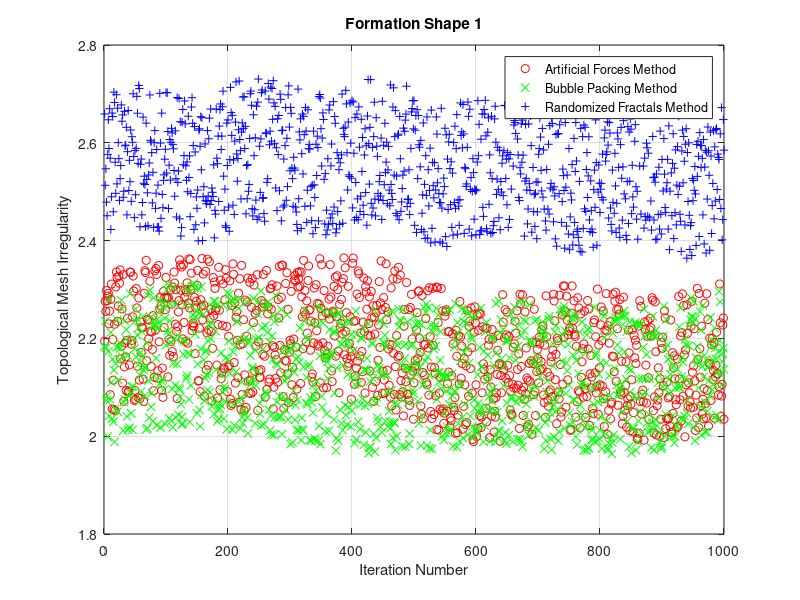
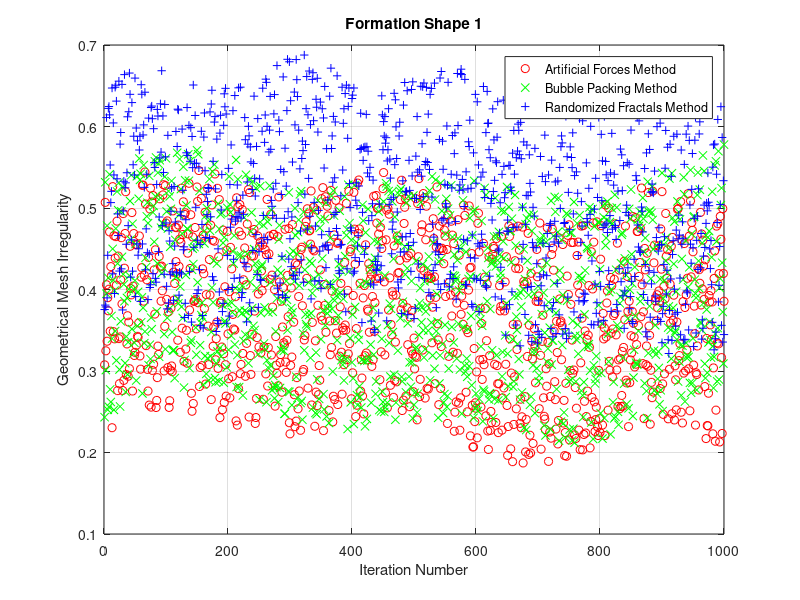
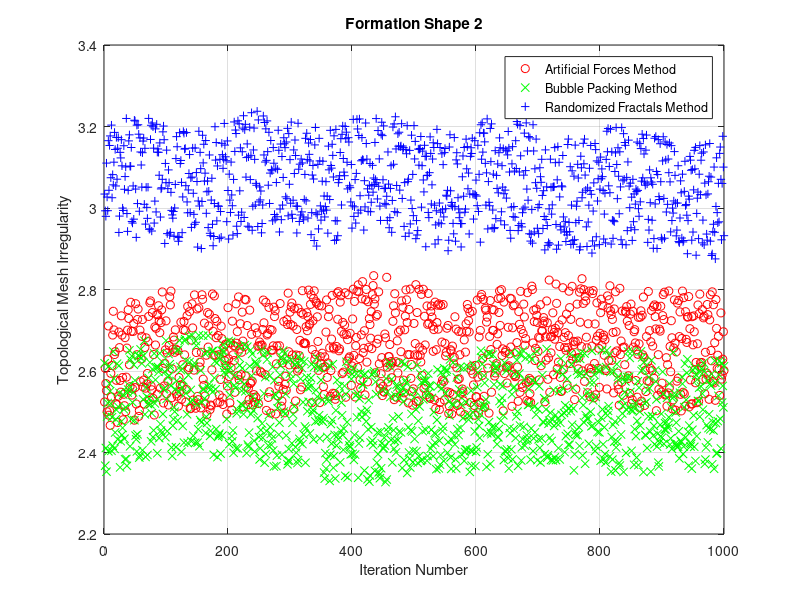
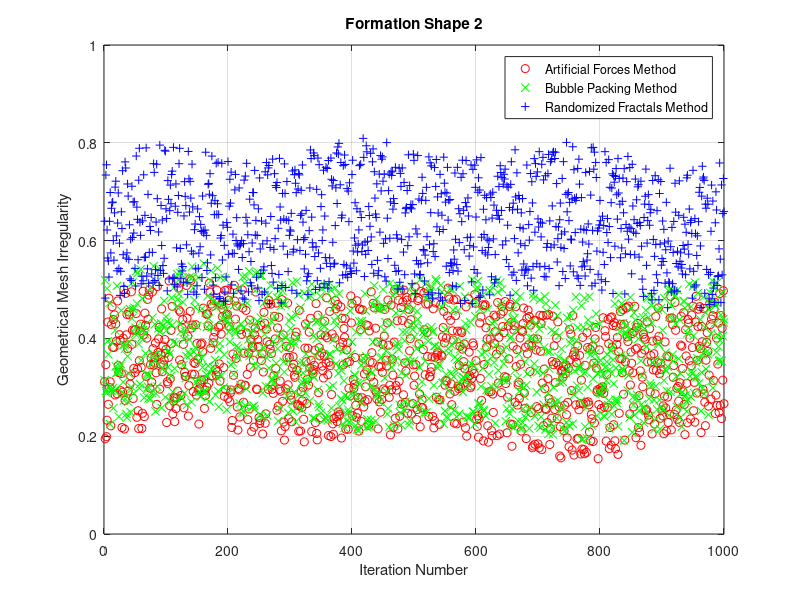

MATLAB code for these plots, in order:
close all
clear all
clc
iteration_count = 1000;


artificial_forces_t_1  =2.03;
bubble_packing_t_1     =1.98;
randomized_fractals_t_1 = 2.4;

artificial_forces_t_2  =2.45;
bubble_packing_t_2     =2.35;
randomized_fractals_t_2 = 2.9;


artificial_forces_g_1  =0.22;
bubble_packing_g_1     =0.24;
randomized_fractals_g_1 = 0.35;

artificial_forces_g_2  =0.19;
bubble_packing_g_2     =0.22;
randomized_fractals_g_2 = 0.47;

noise_amplitude = 0.3;
a_t1 = noise_amplitude * rand(iteration_count,1);
b_t1 = noise_amplitude * rand(iteration_count,1);
r_t1 = noise_amplitude * rand(iteration_count,1);
a_t2 = noise_amplitude * rand(iteration_count,1);
b_t2 = noise_amplitude * rand(iteration_count,1);
r_t2 = noise_amplitude * rand(iteration_count,1);

a_g1 = noise_amplitude * rand(iteration_count,1);
b_g1 = noise_amplitude * rand(iteration_count,1);
r_g1 = noise_amplitude * rand(iteration_count,1);
a_g2 = noise_amplitude * rand(iteration_count,1);
b_g2 = noise_amplitude * rand(iteration_count,1);
r_g2 = noise_amplitude * rand(iteration_count,1);

f1 = 0.3;
f2 = 0.2;
f3 = 0.5;
fy = 1 / 10;
fr = 0.1;
amplitude = 0.02;

sampling = 100;
i = 1/sampling : 1/sampling : iteration_count/sampling;

%shape 1 
a_f_t = amplitude * sin(2*pi*f1*i) + amplitude * sin(2*pi*fr*i) + amplitude*1 * sin(2*pi*fy*i);
b_f_t = amplitude * sin(2*pi*f2*i) + amplitude * sin(2*pi*(fr+0.02)*i);
r_f_t = amplitude * sin(2*pi*f3*i) + amplitude * sin(2*pi*(fr-0.02)*i);


AT1 = artificial_forces_t_1   * ones(iteration_count,1) + a_t1 + a_f_t';
BT1 = bubble_packing_t_1      * ones(iteration_count,1) + b_t1 + b_f_t';
RT1 = randomized_fractals_t_1 * ones(iteration_count,1) + r_t1 + r_f_t';
figure
plot(AT1,'ro')
hold on
grid on
plot(BT1,'gx')
plot(RT1, 'b+')
legend('Artificial Forces Method','Bubble Packing Method','Randomized Fractals Method')
xlabel('Iteration Number')
ylabel('Topological Mesh Irregularity')
title('Formation Shape 1')

a_f_g = amplitude * sin(2*pi*(f1-0.04)*i) + amplitude * sin(2*pi*fr*i);
b_f_g = amplitude * sin(2*pi*(f2+0.02)*i) + amplitude * sin(2*pi*(fr+0.02)*i);
r_f_g = amplitude * sin(2*pi*(f3-0.1)*i) + amplitude * sin(2*pi*(fr-0.02)*i);


AG1 = artificial_forces_g_1   * ones(iteration_count,1) + a_g1 + a_f_g';
BG1 = bubble_packing_g_1      * ones(iteration_count,1) + b_g1 + b_f_g';
RG1 = randomized_fractals_g_1 * ones(iteration_count,1) + r_g1 + r_f_g';
figure
plot(AG1,'ro')
hold on
grid on
plot(BG1,'gx')
plot(RG1, 'b+')
legend('Artificial Forces Method','Bubble Packing Method','Randomized Fractals Method')
xlabel('Iteration Number')
ylabel('Geometrical Mesh Irregularity')
title('Formation Shape 1')
%shape 1

%shape 2 
a_f_t = amplitude * sin(2*pi*f1*i) + amplitude * sin(2*pi*fr*i) + amplitude*4 * sin(2*pi*fy*0.3*i);
b_f_t = amplitude * sin(2*pi*f2*i) + amplitude * sin(2*pi*(fr+0.04)*i);
r_f_t = amplitude * sin(2*pi*f3*i) + amplitude * sin(2*pi*(fr-0.03)*i);

AT2 = artificial_forces_t_2   * ones(iteration_count,1) + a_t2 + a_f_t';
BT2 = bubble_packing_t_2      * ones(iteration_count,1) + b_t2 + b_f_t';
RT2 = randomized_fractals_t_2 * ones(iteration_count,1) + r_t2 + r_f_t';
figure
plot(AT2,'ro')
hold on
grid on
plot(BT2,'gx')
plot(RT2, 'b+')
legend('Artificial Forces Method','Bubble Packing Method','Randomized Fractals Method')
xlabel('Iteration Number')
ylabel('Topological Mesh Irregularity')
title('Formation Shape 2')

a_f_g = amplitude * sin(2*pi*(f1-0.07)*i) + amplitude * sin(2*pi*fr*i);
b_f_g = amplitude * sin(2*pi*(f2+0.01)*i) + amplitude * sin(2*pi*(fr+0.01)*i);
r_f_g = amplitude * sin(2*pi*(f3-0.2)*i) + amplitude * sin(2*pi*(fr-0.05)*i);


AG2 = artificial_forces_g_2   * ones(iteration_count,1) + a_g2 + a_f_g';
BG2 = bubble_packing_g_2      * ones(iteration_count,1) + b_g2 + b_f_g';
RG2 = randomized_fractals_g_2 * ones(iteration_count,1) + r_g2 + r_f_g';
figure
plot(AG2,'ro')
hold on
grid on
plot(BG2,'gx')
plot(RG2, 'b+')
legend('Artificial Forces Method','Bubble Packing Method','Randomized Fractals Method')
xlabel('Iteration Number')
ylabel('Geometrical Mesh Irregularity')
title('Formation Shape 2')
%shape 2

